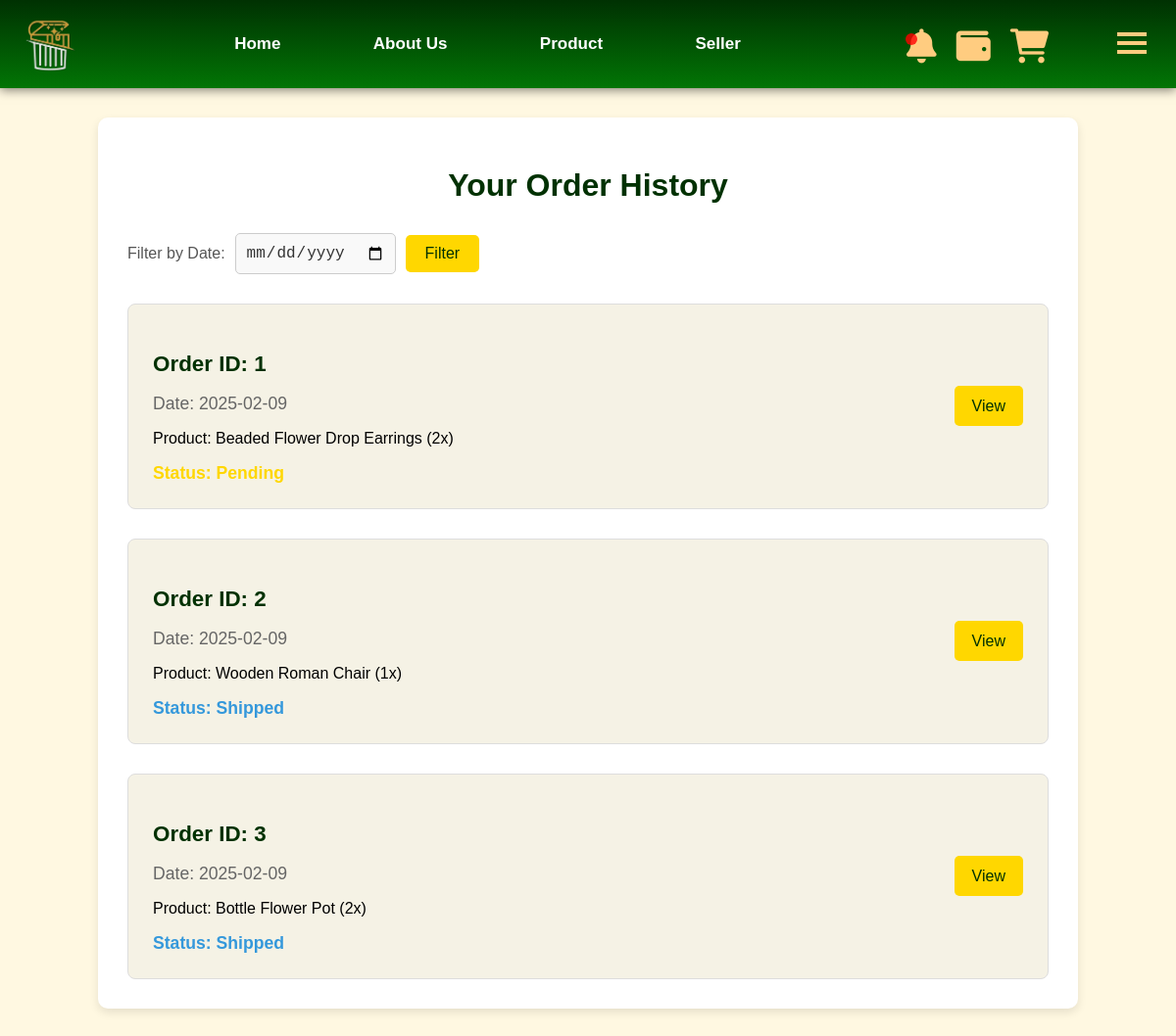
/my-orders (signed in), run on an earlier commit of the app's database.
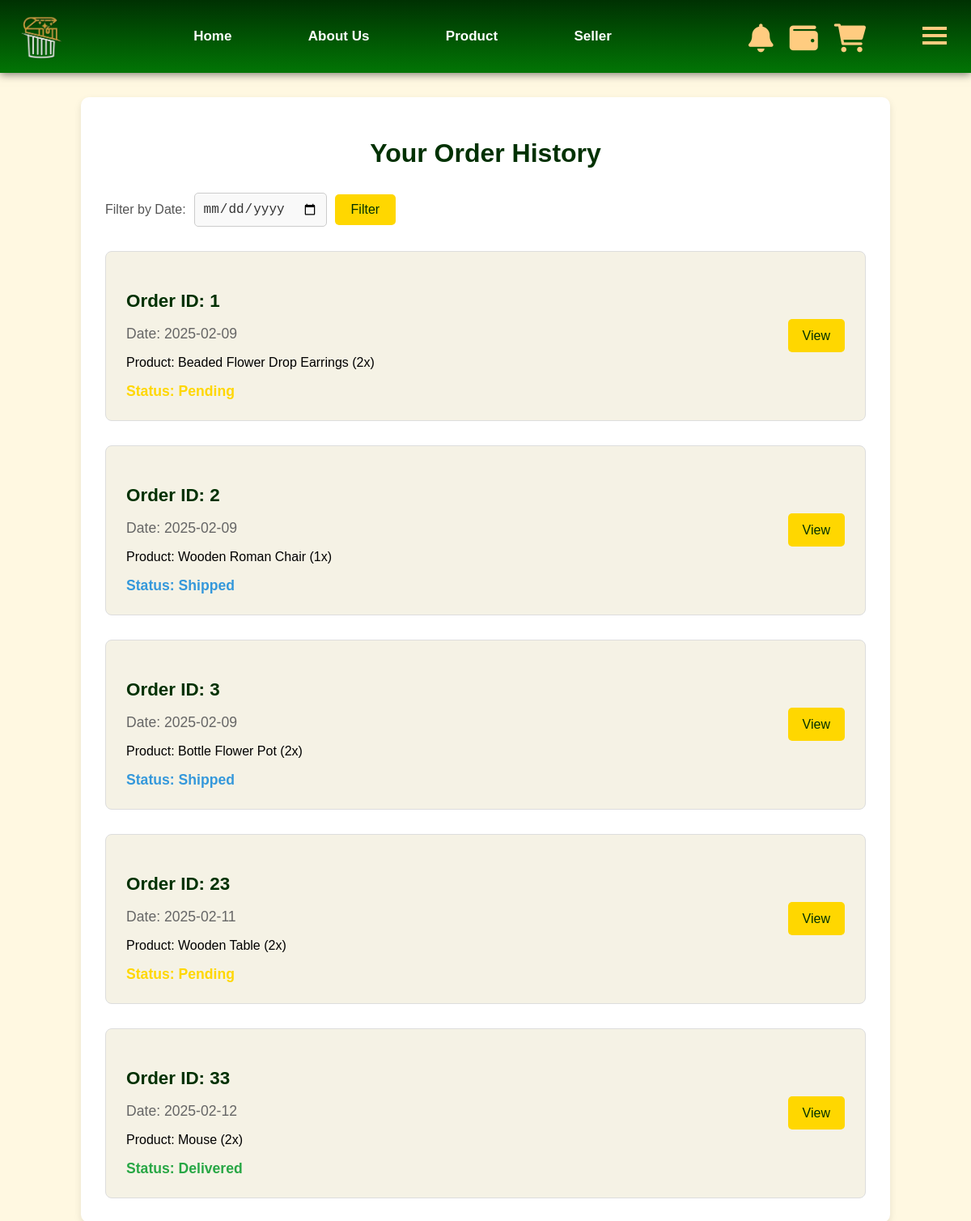
And on a later commit of the database.
### tables this page shows
CREATE TABLE orders (
        id INTEGER PRIMARY KEY AUTOINCREMENT,
        buyer_id INTEGER NOT NULL,
        product_id INTEGER NOT NULL, 
        quantity INTEGER NOT NULL,
        date DATE NOT NULL,
        payment_method TEXT NOT NULL,
        delivery_status TEXT DEFAULT 'Pending',
        seller_status TEXT DEFAULT 'Pending',
        total_amount DECIMAL(10,2) NOT NULL,
        FOREIGN KEY (buyer_id) REFERENCES user(pid) ON DELETE CASCADE ON UPDATE CASCADE
        FOREIGN KEY (product_id) REFERENCES products(id) 
    );

CREATE TABLE products (
        id INTEGER PRIMARY KEY AUTOINCREMENT,
        name TEXT NOT NULL,
        category TEXT NOT NULL,
        description TEXT,
        price DECIMAL(10, 2) NOT NULL,
        quantity INTEGER NOT NULL,
        condition TEXT NOT NULL,
        seller_id TEXT NOT NULL,
        image_path TEXT,
        video_path TEXT,
        FOREIGN KEY (seller_id) REFERENCES sellers(id) ON DELETE CASCADE
    );

### web.py (the view)
@app.route("/my-orders", methods=["GET", "POST"])
def user_orders():
    buyer_id = session.get("buyer_id")
    if not buyer_id:
      flash("You must be logged in to see your orders.", "error")
      return redirect(url_for("login"))
    con = get_connect_db()
    cur = con.cursor()
    date_filter = request.form.get('dateFilter', '')
    try:
        if date_filter:
            cur.execute("SELECT * FROM orders WHERE buyer_id = ? AND date = ?", (buyer_id, date_filter,))
        else:
            cur.execute("SELECT * FROM orders WHERE buyer_id = ?", (buyer_id,))
        orders = cur.fetchall()
        processed_orders = []
        for order in orders:
            cur.execute("SELECT * FROM products WHERE id = ?", (order["product_id"],))
            product = cur.fetchone()
            processed_orders.append({
                "id": order["id"],
                "date": order["date"],
                "products":{
                    "product_name": product["name"],
                    "quantity":order["quantity"]
                },
                "total_amount": order["total_amount"],
                "delivery_status": order["delivery_status"]
             })
    except Exception as e:
        flash(f"Error while fetching orders: {e}", "error")
        processed_orders = []
    finally:
        if con:
            con.close()
    return render_template("ordersHistory.html", orders=processed_orders, date_filter=date_filter)

### db.py (called while the page is built)
def get_connect_db():
    conn = sqlite3.connect(DATABASE_PATH)
    conn.row_factory = sqlite3.Row
    return conn

def get_unread_notification_count():
    user_id = session.get("buyer_id") or session.get("user_id")
    if not user_id:
        return 0
    con = get_connect_db()
    cur = con.cursor()
    unread_count = cur.execute("SELECT COUNT(*) FROM notification WHERE user_id = ? AND is_read = 0", (user_id,)).fetchone()[0]
    con.close()
    return unread_count

### web.py (called while the page is built)
@app.after_request
def add_header(response):
    response.headers["Cache-Control"] = "no-store, no-cache, must-revalidate, post-check=0, pre-check=0, max-age=0"
    response.headers["Pragma"] = "no-cache"
    response.headers["Expires"] = "0"
    return response

### templates/ordersHistory.html (shortened to what this page needs)
{% extends "index.html" %}
{% block content %}
    <link rel="stylesheet" href="/static/orderHistory.css">
    <div class="order-history-content">
        <h1>Your Order History</h1>
        <form method="POST">
            <div class="filters">
                <label for="dateFilter">Filter by Date:</label>
                <input type="date" id="dateFilter" name="dateFilter" value="{{ date_filter }}">
                <button type="submit" class="action-btn">Filter</button>
            </div>
          </form>
      <div class="orders-container">
        {% if orders %}
            {% for order in orders %}
                <div class="order-item">
                        <div class="order-details">
                            <h3 class="order-id">Order ID: {{ order["id"] }}</h3>
                         <div class="order-info-row">
                            <p class="order-date">Date: {{ order["date"] }}</p>
                         </div>
                        <div class="order-products">
                            <p>Product: {{order["products"]["product_name"]}} ({{order["products"]["quantity"]}}x)</p>
                        </div>
                        <strong><span class="delivery-status" data-status="{{ order["delivery_status"] }}">Status: {{ order["delivery_status"] }}</span></strong>
                    </div>
                    <div class="order-actions">
                        <a href="{{url_for("user.order_details", order_id=order["id"])}}" class="action-btn">View</a>
                    </div>
                </div>
            {% endfor %}
       {% else %}
          <p>No order history found.</p>
         {% endif %}
       </div>
    </div>
{% endblock %}

### templates/index.html (shortened to what this page needs)
<!DOCTYPE html>
<html lang="en">
  <head>
    <link
      rel="stylesheet"
      href="https://cdnjs.cloudflare.com/ajax/libs/font-awesome/6.0.0/css/all.min.css"
    />
    <link rel="stylesheet" href="/static/navi.css">
  </head>
  <body>
    <header class="header">
      <div class="logo">
        <a href="/">
          <img src="/static/images/logo2.png" alt="LOGO" href="/" />
        </a>
      </div>
      <nav class="navbar">
        <ul>
          <li><a href="/">Home</a></li>
          <li><a href="{{url_for("about_page")}}">About Us</a></li>
          <li><a href="{{url_for("product_page")}}">Product</a></li>
          <li><a href="{{url_for("seller.wanna_be_seller")}}">Seller</a></li>
        </ul>
      </nav>
      <div class="menu">
        <ul>
          {% if not session.get('user_name') %}
          <div class="login">
            <li><a href="/login">Log In</a></li>
          </div>
          {%else%}
          <div class="cart">
            <a href="{{url_for('user.notifications')}}" class="fas-font-link">
              <i class="fa-solid fa-bell">
                {% if get_unread_notification_count() > 0 %}
                  <span class="notification-badge"></span>
                {% endif %}
              </i>
            </a>
            <a href="{{url_for("eWallet")}}" class="fas-font-link">
              <i class="fas fa-wallet"></i>
            </a>
            <a href="{{url_for('cart')}}" class="fas-font-link">
              <i class="fa-solid fa-cart-shopping">
              </i>
            </a>
          </div>
          {%endif%}
          <div class="dropdown-btn" id="dropdown-btn">
            <div class="dropdown-icon"></div>
            <div class="dropdown-icon"></div>
            <div class="dropdown-icon"></div>
          </div>
        </ul>
      </div>
    </header>
    <div class="content-container">
      {% block content %}{% endblock %}
    </div>
  </body>
</html>

### static/navi.css (style rules this page uses)
body { margin: 0; padding: 0; font-family: 'Franklin Gothic Medium', 'Arial Narrow', Arial, sans-serif; scroll-behavior: smooth; background-color: #fff8e1; }
.header { display: flex; justify-content: space-between; align-items: center; padding: 10px 20px; background: linear-gradient(180deg, #003102, #027505); color: #fff; position: sticky; top: 0; z-index: 1000; box-shadow: 0 2px 10px rgba(0, 0, 0, 0.5); }
.header .logo img { width: 60px; height: auto; transition: transform 0.3s ease; }
.header .menu ul { list-style-type: none; margin: 0; padding: 0; display: flex; gap: 15px; }
html { scroll-behavior: smooth; }
.fas-font-link { color: #f0f0f0; text-decoration: none; font-size: 1.8rem; font-weight: bold; transition: color 0.3s ease, opacity 0.3s ease, transform 0.3s ease; padding: 5px 10px; border-radius: 3px; }
.cart { display: flex; width: 200px; margin-top: 4px; }
.cart i { font-size: 35px; color: #ffcc80; }
.dropdown-btn { position: relative; cursor: pointer; margin: 8px 10px; }
.dropdown-icon { width: 30px; height: 4px; background-color: #ffcc80; margin: 5px 0; transition: background-color 0.3s; }
.navbar { text-align: center; background: #ffffff00; padding: 20px 0; padding-right: 0px; border-radius: 10px; }
.navbar ul { list-style-type: none; margin: 0; padding: 0; display: inline-block; }
.navbar ul li { display: inline; margin: 0 15px; }
.content-container { display: flex; flex-direction: column; width: 100%; min-height: 90%; box-sizing: border-box; animation: fadeIn 0.5s ease; }
.navbar ul li a { text-decoration: none; color: white; font-size: 17px; padding: 15px 30px; transition: background-color 0.3s, color 0.3s, transform 0.3s; border-radius: 5px; font-weight: bold; }
.fas-font-link { position: relative; text-decoration: none; color: black; font-size: 1.3em; }
.fa-cart-shopping { position: relative; }

### static/orderHistory.css (style rules this page uses)
body { background-color: #fff8e1; }
.order-history-content { margin: 30px 100px; padding: 30px; background-color: #fff; box-shadow: 0 4px 10px rgba(0, 0, 0, 0.1); border-radius: 10px; transition: box-shadow 0.3s ease; }
.order-history-content h1 { color: #003102; margin-bottom: 30px; text-align: center; font-family: 'Franklin Gothic Medium', 'Arial Narrow', Arial, sans-serif; }
.filters { display: flex; align-items: center; gap: 10px; margin-bottom: 30px; }
.filters label { font-size: 16px; color: #555; }
.filters input[type="date"] { padding: 10px; border: 1px solid #ccc; border-radius: 5px; font-size: 16px; background-color: #f9f9f9; color: #333; }
.filters .action-btn { background-color: #FFD700; color: #003102; border: none; padding: 10px 20px; border-radius: 5px; cursor: pointer; font-size: 16px; transition: background-color 0.3s ease, transform 0.3s ease; }
.orders-container { display: flex; margin-top: 20px; flex-direction: column; gap: 30px; }
.order-item { display: flex; align-items: center; justify-content: space-between; padding: 25px; border: 1px solid #ddd; border-radius: 8px; background-color: #f5f2e5; transition: transform 0.3s ease, box-shadow 0.3s ease; }
.order-item .order-details { flex: 1; }
.order-item .order-actions { flex: 0; margin-left: 20px; }
.order-id { font-size: 1.4em; color: #003102; margin-bottom: 8px; }
.order-date { color: #666; font-size: 1.1em; margin-bottom: 12px; }
.delivery-status { font-weight: bold; margin-top: 12px; font-size: 1.1em; }
.delivery-status[data-status="Pending"] { color: #FFD700; }
.delivery-status[data-status="Shipped"] { color: #3498db; }
.delivery-status[data-status="Delivered"] { color: #28a745; }
.order-item .action-btn { background-color: #FFD700; color: #003102; padding: 12px 18px; border: none; border-radius: 5px; cursor: pointer; transition: background-color 0.3s ease, transform 0.3s ease; text-decoration: none; }

What changed in the data, as far as the page shows it:
added orders: id "23", date "2025-02-11", products.product_name "Wooden Table", products.quantity "2", delivery_status "Pending"
added orders: id "33", date "2025-02-12", products.product_name "Mouse", products.quantity "2", delivery_status "Delivered"
